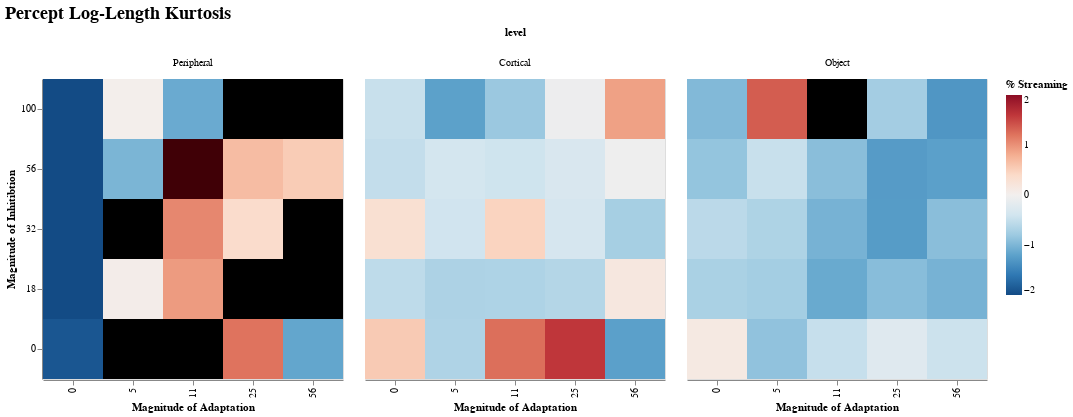

Notebook code cell kept with this figure:
### Code cell
df_kurt |>
  @vlplot(:rect, width=300, height=300,
          title={text="Percept Log-Length Kurtosis",fontSize=18},
          column={field=:level, typ="nominal", sort=["Peripheral", "Cortical", "Object"]},
          x={field=:c_a, typ="ordinal", sort = "ascending",
             axis={title="Magnitude of Adaptation"}},
          y={field=:c_m, typ="ordinal", sort = "descending",
             axis={title="Magnitude of Inhitibtion"}},
          color={field="kurt", aggregate="mean", typ="quantitative",
                 sort = "descending",scale={domain=[-2,2],range="diverging"},
                 legend={title="% Streaming"}},
          config={range={diverging={scheme="redblue"}}})

### Figure 1 — Vega-Lite specification as saved in the notebook (floating-point values rounded to 4 significant figures)
{"config": {"range": {"diverging": {"scheme": "redblue"}}}, "data": {"values": [{"c_a": 0, "c_m": 0, "kurt": -1.899, "level": "Peripheral"}, {"c_a": 0, "c_m": 18, "kurt": -2, "level": "Peripheral"}, {"c_a": 0, "c_m": 32, "kurt": -2, "level": "Peripheral"}, {"c_a": 0, "c_m": 56, "kurt": -2, "level": "Peripheral"}, {"c_a": 0, "c_m": 100, "kurt": -2, "level": "Peripheral"}, {"c_a": 5, "c_m": 0, "kurt": 9.387, "level": "Peripheral"}, {"c_a": 5, "c_m": 18, "kurt": 0.05395, "level": "Peripheral"}, {"c_a": 5, "c_m": 32, "kurt": 3.47, "level": "Peripheral"}, {"c_a": 5, "c_m": 56, "kurt": -1.013, "level": "Peripheral"}, {"c_a": 5, "c_m": 100, "kurt": 0.02922, "level": "Peripheral"}, {"c_a": 11, "c_m": 0, "kurt": 5.55, "level": "Peripheral"}, {"c_a": 11, "c_m": 18, "kurt": 0.9329, "level": "Peripheral"}, {"c_a": 11, "c_m": 32, "kurt": 1.068, "level": "Peripheral"}, {"c_a": 11, "c_m": 56, "kurt": 2.597, "level": "Peripheral"}, {"c_a": 11, "c_m": 100, "kurt": -1.116, "level": "Peripheral"}, {"c_a": 25, "c_m": 0, "kurt": 1.205, "level": "Peripheral"}, {"c_a": 25, "c_m": 18, "kurt": 3.221, "level": "Peripheral"}, {"c_a": 25, "c_m": 32, "kurt": 0.371, "level": "Peripheral"}, {"c_a": 25, "c_m": 56, "kurt": 0.6743, "level": "Peripheral"}, {"c_a": 25, "c_m": 100, "kurt": 5.652, "level": "Peripheral"}, {"c_a": 56, "c_m": 0, "kurt": -1.161, "level": "Peripheral"}, {"c_a": 56, "c_m": 18, "kurt": 20.3, "level": "Peripheral"}, {"c_a": 56, "c_m": 32, "kurt": 9.633, "level": "Peripheral"}, {"c_a": 56, "c_m": 56, "kurt": 0.5348, "level": "Peripheral"}, {"c_a": 56, "c_m": 100, "kurt": 6.579, "level": "Peripheral"}, {"c_a": 0, "c_m": 0, "kurt": 0.5476, "level": "Cortical"}, {"c_a": 0, "c_m": 18, "kurt": -0.5502, "level": "Cortical"}, {"c_a": 0, "c_m": 32, "kurt": 0.3028, "level": "Cortical"}, {"c_a": 0, "c_m": 56, "kurt": -0.515, "level": "Cortical"}, {"c_a": 0, "c_m": 100, "kurt": -0.4751, "level": "Cortical"}, {"c_a": 5, "c_m": 0, "kurt": -0.6653, "level": "Cortical"}, {"c_a": 5, "c_m": 18, "kurt": -0.6801, "level": "Cortical"}, {"c_a": 5, "c_m": 32, "kurt": -0.4102, "level": "Cortical"}, {"c_a": 5, "c_m": 56, "kurt": -0.3691, "level": "Cortical"}, {"c_a": 5, "c_m": 100, "kurt": -1.209, "level": "Cortical"}, {"c_a": 11, "c_m": 0, "kurt": 1.235, "level": "Cortical"}, {"c_a": 11, "c_m": 18, "kurt": -0.6694, "level": "Cortical"}, {"c_a": 11, "c_m": 32, "kurt": 0.4646, "level": "Cortical"}, {"c_a": 11, "c_m": 56, "kurt": -0.4189, "level": "Cortical"}, {"c_a": 11, "c_m": 100, "kurt": -0.8152, "level": "Cortical"}, {"c_a": 25, "c_m": 0, "kurt": 1.601, "level": "Cortical"}, {"c_a": 25, "c_m": 18, "kurt": -0.6259, "level": "Cortical"}, {"c_a": 25, "c_m": 32, "kurt": -0.3446, "level": "Cortical"}, {"c_a": 25, "c_m": 56, "kurt": -0.3181, "level": "Cortical"}, {"c_a": 25, "c_m": 100, "kurt": -0.06216, "level": "Cortical"}, {"c_a": 56, "c_m": 0, "kurt": -1.217, "level": "Cortical"}, {"c_a": 56, "c_m": 18, "kurt": 0.163, "level": "Cortical"}, {"c_a": 56, "c_m": 32, "kurt": -0.7312, "level": "Cortical"}, {"c_a": 56, "c_m": 56, "kurt": -0.04888, "level": "Cortical"}, {"c_a": 56, "c_m": 100, "kurt": 0.8911, "level": "Cortical"}, {"c_a": 0, "c_m": 0, "kurt": 0.1278, "level": "Object"}, {"c_a": 5, "c_m": 0, "kurt": -0.876, "level": "Object"}, {"c_a": 11, "c_m": 0, "kurt": -0.494, "level": "Object"}, {"c_a": 25, "c_m": 0, "kurt": -0.2351, "level": "Object"}, {"c_a": 56, "c_m": 0, "kurt": -0.4462, "level": "Object"}, {"c_a": 0, "c_m": 18, "kurt": -0.7006, "level": "Object"}, {"c_a": 5, "c_m": 18, "kurt": -0.7463, "level": "Object"}, {"c_a": 11, "c_m": 18, "kurt": -1.125, "level": "Object"}, {"c_a": 25, "c_m": 18, "kurt": -0.9295, "level": "Object"}, {"c_a": 56, "c_m": 18, "kurt": -1.04, "level": "Object"}, {"c_a": 0, "c_m": 32, "kurt": -0.5758, "level": "Object"}, {"c_a": 5, "c_m": 32, "kurt": -0.6728, "level": "Object"}, {"c_a": 11, "c_m": 32, "kurt": -1.038, "level": "Object"}, {"c_a": 25, "c_m": 32, "kurt": -1.261, "level": "Object"}, {"c_a": 56, "c_m": 32, "kurt": -0.9218, "level": "Object"}, {"c_a": 0, "c_m": 56, "kurt": -0.8533, "level": "Object"}, {"c_a": 5, "c_m": 56, "kurt": -0.4787, "level": "Object"}, {"c_a": 11, "c_m": 56, "kurt": -0.9205, "level": "Object"}, {"c_a": 25, "c_m": 56, "kurt": -1.262, "level": "Object"}, {"c_a": 56, "c_m": 56, "kurt": -1.217, "level": "Object"}, {"c_a": 0, "c_m": 100, "kurt": -0.9676, "level": "Object"}, {"c_a": 5, "c_m": 100, "kurt": 1.351, "level": "Object"}, {"c_a": 11, "c_m": 100, "kurt": 3.41, "level": "Object"}, {"c_a": 25, "c_m": 100, "kurt": -0.7495, "level": "Object"}, {"c_a": 56, "c_m": 100, "kurt": -1.314, "level": "Object"}]}, "encoding": {"color": {"aggregate": "mean", "field": "kurt", "legend": {"title": "% Streaming"}, "scale": {"domain": [-2, 2], "range": "diverging"}, "sort": "descending", "type": "quantitative"}, "column": {"field": "level", "sort": ["Peripheral", "Cortical", "Object"], "type": "nominal"}, "x": {"axis": {"title": "Magnitude of Adaptation"}, "field": "c_a", "sort": "ascending", "type": "ordinal"}, "y": {"axis": {"title": "Magnitude of Inhitibtion"}, "field": "c_m", "sort": "descending", "type": "ordinal"}}, "height": 300, "mark": "rect", "title": {"fontSize": 18, "text": "Percept Log-Length Kurtosis"}, "width": 300}
